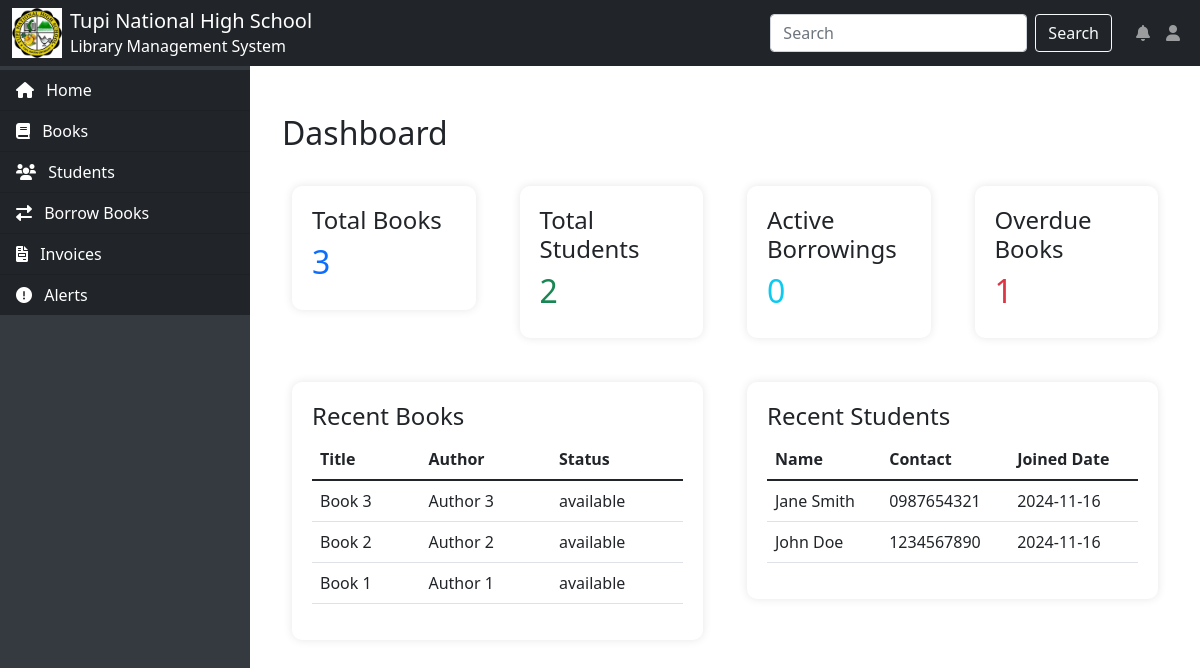
The page / on the database its author committed.
### tables this page shows
CREATE TABLE `books` (
  `book_id` int(11) NOT NULL,
  `title` varchar(200) NOT NULL,
  `author_id` int(11) NOT NULL,
  `category_id` int(11) NOT NULL,
  `publication_year` year(4) DEFAULT NULL,
  `available_copies` int(11) NOT NULL,
  `status` enum('available','borrowed') DEFAULT 'available'
);

CREATE TABLE `authors` (
  `author_id` int(11) NOT NULL,
  `name` varchar(100) NOT NULL
);

CREATE TABLE `students` (
  `student_id` int(11) NOT NULL,
  `first_name` varchar(50) NOT NULL,
  `middle_name` varchar(50) DEFAULT NULL,
  `last_name` varchar(50) NOT NULL,
  `address` text DEFAULT NULL,
  `contact_number` varchar(15) DEFAULT NULL,
  `photo_path` varchar(255) DEFAULT NULL,
  `created_at` datetime DEFAULT current_timestamp(),
  `membership_status` enum('active','expired','suspended') DEFAULT 'active',
  `membership_expiry` date DEFAULT NULL,
  `max_books` int(11) DEFAULT 3,
  `current_borrowed` int(11) DEFAULT 0,
  `total_penalties` decimal(10,2) DEFAULT 0.00,
  `membership_type` enum('regular','premium','vip') DEFAULT 'regular',
  `email` varchar(255) DEFAULT NULL
);

### index.php (the view, shortened to what this page needs)
<?php
include 'config.php';
include 'header.php';
function getDashboardStats($conn) {
    $stats = [];
    $result = mysqli_query($conn, "SELECT COUNT(*) as count FROM books");
    $row = mysqli_fetch_assoc($result);
    $stats['total_books'] = $row['count'];
    $result = mysqli_query($conn, "SELECT COUNT(*) as count FROM students");
    $row = mysqli_fetch_assoc($result);
    $stats['total_students'] = $row['count'];
    $result = mysqli_query($conn, "SELECT COUNT(*) as count FROM borrowingtransactions WHERE status = 'borrowed'");
    $row = mysqli_fetch_assoc($result);
    $stats['active_borrowings'] = $row['count'];
    $result = mysqli_query($conn, "SELECT COUNT(*) as count FROM borrowingtransactions WHERE status = 'overdue'");
    $row = mysqli_fetch_assoc($result);
    $stats['overdue_books'] = $row['count'];
    return $stats;
}
$stats = getDashboardStats($conn);
?>
<div class="container mt-4">
    <h2>Dashboard</h2>
    <div class="row mt-4">
        <div class="col-md-3">
            <div class="dashboard-card">
                <h4>Total Books</h4>
                <h2 class="text-primary"><?php echo $stats['total_books']; ?></h2>
            </div>
        </div>
        <div class="col-md-3">
            <div class="dashboard-card">
                <h4>Total Students</h4>
                <h2 class="text-success"><?php echo $stats['total_students']; ?></h2>
            </div>
        </div>
        <div class="col-md-3">
            <div class="dashboard-card">
                <h4>Active Borrowings</h4>
                <h2 class="text-info"><?php echo $stats['active_borrowings']; ?></h2>
            </div>
        </div>
        <div class="col-md-3">
            <div class="dashboard-card">
                <h4>Overdue Books</h4>
                <h2 class="text-danger"><?php echo $stats['overdue_books']; ?></h2>
            </div>
        </div>
    </div>
    <div class="row mt-4">
        <div class="col-md-6">
            <div class="dashboard-card">
                <h4>Recent Books</h4>
                <table class="table">
                    <thead>
                        <tr>
                            <th>Title</th>
                            <th>Author</th>
                            <th>Status</th>
                        </tr>
                    </thead>
                    <tbody>
                        <?php
                        $query = "SELECT b.title, a.name as author_name, b.status
                                 FROM books b
                                 JOIN authors a ON b.author_id = a.author_id
                                 ORDER BY b.book_id DESC LIMIT 5";
                        $result = mysqli_query($conn, $query);
                        while($row = mysqli_fetch_assoc($result)) {
                            echo "<tr>
                                <td>{$row['title']}</td>
                                <td>{$row['author_name']}</td>
                                <td>{$row['status']}</td>
                            </tr>";
                        }
                        ?>
                    </tbody>
                </table>
            </div>
        </div>
        <div class="col-md-6">
            <div class="dashboard-card">
                <h4>Recent Students</h4>
                <table class="table">
                    <thead>
                        <tr>
                            <th>Name</th>
                            <th>Contact</th>
                            <th>Joined Date</th>
                        </tr>
                    </thead>
                    <tbody>
                        <?php
                        $query = "SELECT first_name, last_name, contact_number, created_at
                                 FROM students
                                 ORDER BY student_id DESC LIMIT 5";
                        $result = mysqli_query($conn, $query);
                        while($row = mysqli_fetch_assoc($result)) {
                            $fullName = $row['first_name'] . ' ' . $row['last_name'];
                            $date = date('Y-m-d', strtotime($row['created_at']));
                            echo "<tr>
                                <td>{$fullName}</td>
                                <td>{$row['contact_number']}</td>
                                <td>{$date}</td>
                            </tr>";
                        }
                        ?>
                    </tbody>
                </table>
            </div>
        </div>
    </div>
</div>
<?php
include 'footer.php';
?>

### header.php (shortened to what this page needs)
<!DOCTYPE html>
<html lang="en">
<head>
    <link href="https://cdn.jsdelivr.net/npm/bootstrap@5.1.3/dist/css/bootstrap.min.css" rel="stylesheet">
    <link href="https://cdnjs.cloudflare.com/ajax/libs/font-awesome/6.0.0/css/all.min.css" rel="stylesheet">
</head>
<body>
<nav class="navbar navbar-expand-lg navbar-dark bg-dark fixed-top">
    <div class="container-fluid">
        <div class="d-flex align-items-center">
            <img src="Logo/logo.png" alt="School Logo" height="50" class="me-2">
            <a class="navbar-brand" href="#">
                Tupi National High School<br>
                <small class="fs-6">Library Management System</small>
            </a>
        </div>
        <div class="collapse navbar-collapse" id="navbarNav">
            <form class="d-flex ms-auto">
                <input class="form-control me-2" type="search" placeholder="Search">
                <button class="btn btn-outline-light" type="submit">Search</button>
            </form>
            <ul class="navbar-nav ms-3">
                <li class="nav-item">
                    <a class="nav-link" href="#"><i class="fas fa-bell"></i></a>
                </li>
                <li class="nav-item">
                    <a class="nav-link" href="#"><i class="fas fa-user"></i></a>
                </li>
            </ul>
        </div>
    </div>
</nav>
    <div class="sidebar">
        <div class="list-group list-group-flush">
            <a href="index.php" class="list-group-item list-group-item-action bg-dark text-white">
                <i class="fas fa-home me-2"></i> Home
            </a>
            <a href="books.php" class="list-group-item list-group-item-action bg-dark text-white">
                <i class="fas fa-book me-2"></i> Books
            </a>
            <a href="students.php" class="list-group-item list-group-item-action bg-dark text-white">
                <i class="fas fa-users me-2"></i> Students
            </a>
            <a href="transactions.php" class="list-group-item list-group-item-action bg-dark text-white">
                <i class="fas fa-exchange-alt me-2"></i> Borrow Books
            </a>
            <a href="invoices.php" class="list-group-item list-group-item-action bg-dark text-white">
                <i class="fas fa-file-invoice me-2"></i> Invoices
            </a>
            <a href="alerts.php" class="list-group-item list-group-item-action bg-dark text-white">
                <i class="fas fa-exclamation-circle me-2"></i> Alerts
            </a>
        </div>
    </div>
    <div class="main-content">

### footer.php (shortened to what this page needs)
</body>
</html>

### header.php (style rules this page uses)
.navbar-brand { line-height: 1.2; padding: 0; }
.navbar img { max-height: 50px; width: auto; }
.main-content { margin-left: 250px; padding: 20px; padding-top: 90px; }
.sidebar { height: 100vh; position: fixed; top: 0; left: 0; width: 250px; background-color: #343a40; padding-top: 70px; }

### index.php (style rules this page uses)
.dashboard-card { background-color: #fff; border-radius: 10px; padding: 20px; margin: 10px; box-shadow: 0 0 10px rgba(0,0,0,0.1); }

### rows shown on the page
books: title "Book 3", author.name "Author 3", status "available"
books: title "Book 2", author.name "Author 2", status "available"
books: title "Book 1", author.name "Author 1", status "available"
students: fullName "Jane Smith", contact_number "0987654321", created_at "2024-11-16"
students: fullName "John Doe", contact_number "1234567890", created_at "2024-11-16"

### other values the page prints
$stats['total_books'] "3"
$stats['total_students'] "2"
$stats['active_borrowings'] "0"
$stats['overdue_books'] "1"
